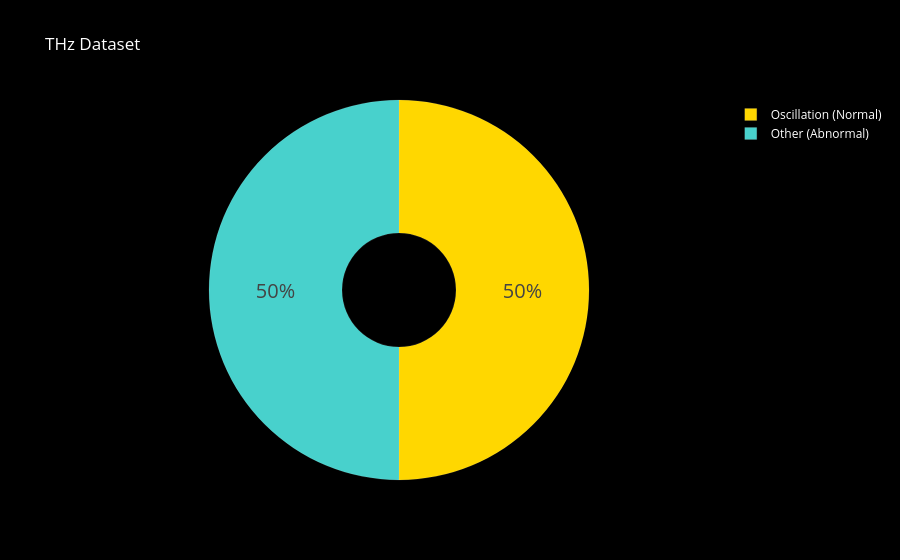

The notebook cell saved with this chart:
### Code cell
import plotly.graph_objects as go

# Define target labels and colors
colors = ['gold', 'mediumturquoise']  # Colors for pie chart sections
labels = ['Oscillation (Normal)', 'Other (Abnormal)']  # Updated labels for your dataset

# Calculate distribution of target values
target_column = dataframe.iloc[:, -1]  # Target column is the last column
values = target_column.value_counts(normalize=True)  # Proportions of each class

# Plot the pie chart
fig = go.Figure(data=[go.Pie(labels=labels, values=values, hole=.3)])
fig.update_traces(
    hoverinfo='label+percent',
    textinfo='percent',
    textfont_size=20,
    marker=dict(colors=colors, line=dict(color='white', width=0.1))
)
fig.update_layout(
    title_text="THz Dataset",
    title_font_color="white",
    legend_title_font_color="yellow",
    paper_bgcolor="black",
    plot_bgcolor='black',
    font_color="white",
)
fig.show()

### Figure 1 — Plotly figure (JSON) as saved in the notebook; plotly's stock layout.template omitted (floating-point values rounded to 4 significant figures)
{"data": [{"hole": 0.3, "hoverinfo": "label+percent", "labels": ["Oscillation (Normal)", "Other (Abnormal)"], "marker": {"colors": ["gold", "mediumturquoise"], "line": {"color": "white", "width": 0.1}}, "textfont": {"size": 20}, "textinfo": "percent", "type": "pie", "values": [0.5, 0.5]}], "layout": {"font": {"color": "white"}, "legend": {"title": {"font": {"color": "yellow"}}}, "paper_bgcolor": "black", "plot_bgcolor": "black", "title": {"font": {"color": "white"}, "text": "THz Dataset"}}}
